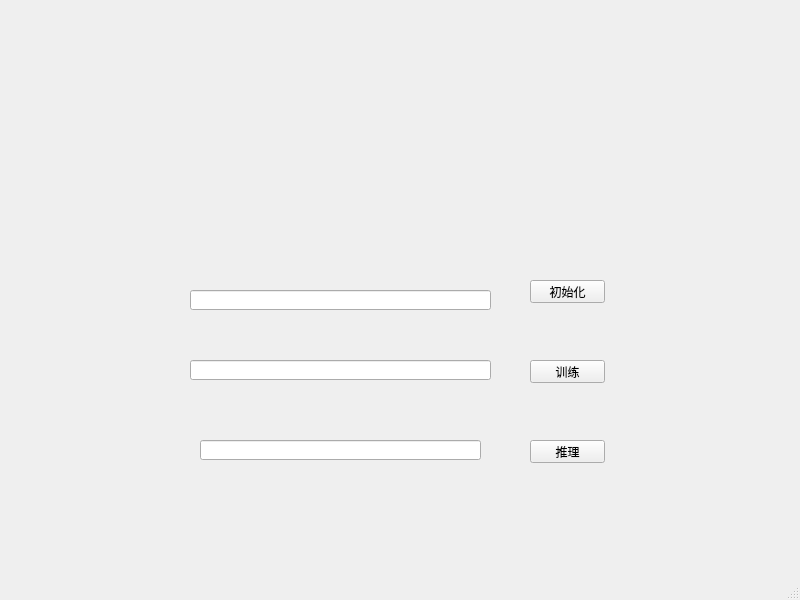
<?xml version="1.0" encoding="UTF-8"?>
<ui version="4.0">
 <class>MainWindow</class>
 <widget class="QMainWindow" name="MainWindow">
  <property name="geometry">
   <rect>
    <x>0</x>
    <y>0</y>
    <width>800</width>
    <height>600</height>
   </rect>
  </property>
  <property name="windowTitle">
   <string>MainWindow</string>
  </property>
  <widget class="QWidget" name="centralwidget">
   <widget class="QPushButton" name="pushButton_init">
    <property name="geometry">
     <rect>
      <x>530</x>
      <y>280</y>
      <width>75</width>
      <height>23</height>
     </rect>
    </property>
    <property name="text">
     <string>初始化</string>
    </property>
   </widget>
   <widget class="QPushButton" name="pushButton_train">
    <property name="geometry">
     <rect>
      <x>530</x>
      <y>360</y>
      <width>75</width>
      <height>23</height>
     </rect>
    </property>
    <property name="text">
     <string>训练</string>
    </property>
   </widget>
   <widget class="QPushButton" name="pushButton_infer">
    <property name="geometry">
     <rect>
      <x>530</x>
      <y>440</y>
      <width>75</width>
      <height>23</height>
     </rect>
    </property>
    <property name="text">
     <string>推理</string>
    </property>
   </widget>
   <widget class="QLineEdit" name="lineEdit_init">
    <property name="geometry">
     <rect>
      <x>190</x>
      <y>290</y>
      <width>301</width>
      <height>20</height>
     </rect>
    </property>
   </widget>
   <widget class="QLineEdit" name="lineEdit_train">
    <property name="geometry">
     <rect>
      <x>190</x>
      <y>360</y>
      <width>301</width>
      <height>20</height>
     </rect>
    </property>
   </widget>
   <widget class="QLineEdit" name="lineEdit_infer">
    <property name="geometry">
     <rect>
      <x>200</x>
      <y>440</y>
      <width>281</width>
      <height>20</height>
     </rect>
    </property>
   </widget>
  </widget>
  <widget class="QMenuBar" name="menubar">
   <property name="geometry">
    <rect>
     <x>0</x>
     <y>0</y>
     <width>800</width>
     <height>23</height>
    </rect>
   </property>
  </widget>
  <widget class="QStatusBar" name="statusbar"/>
 </widget>
 <resources/>
 <connections/>
</ui>
